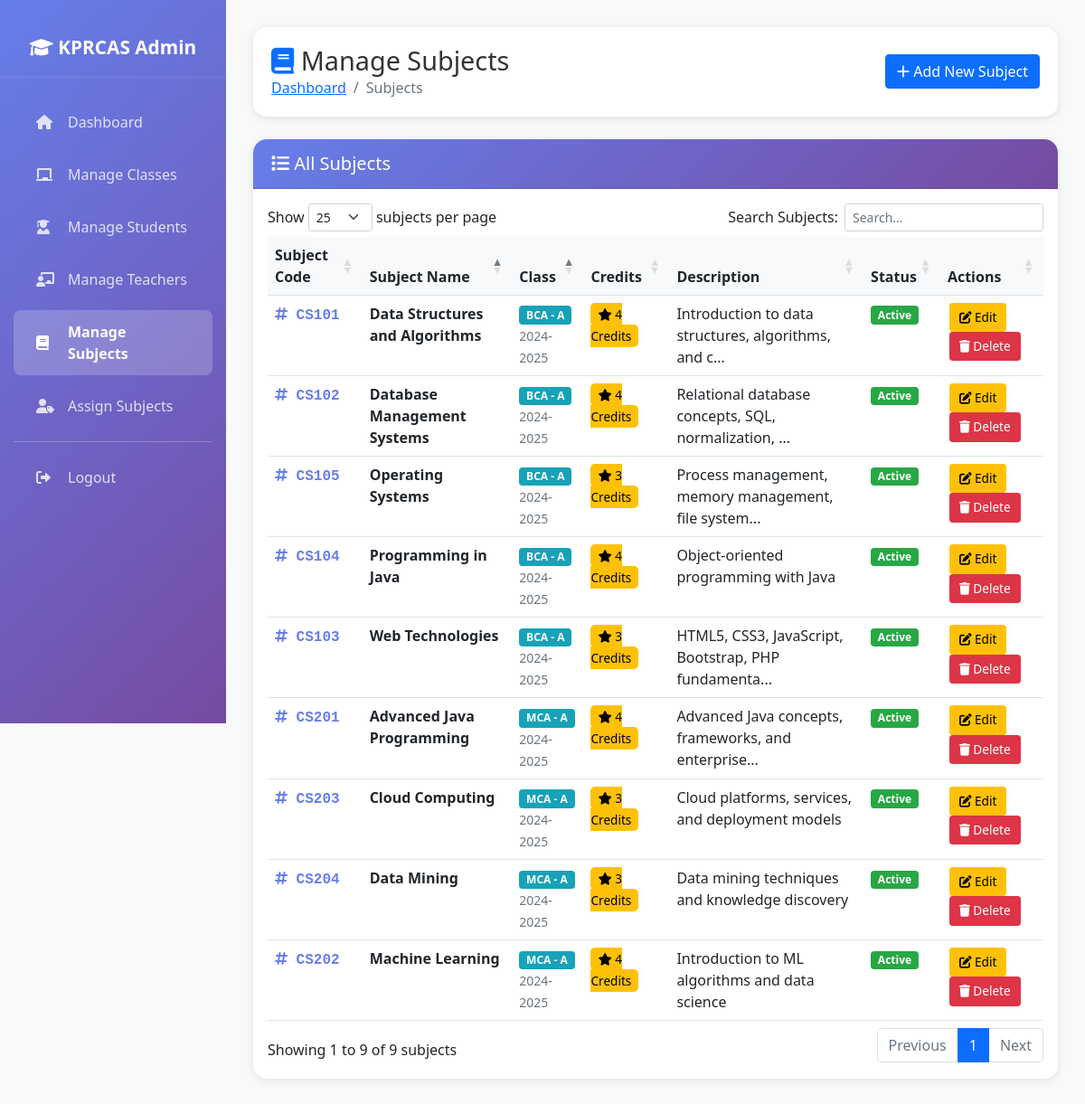
Page /admin/subjects/index.php (signed in) on the committed database.
### tables this page shows
CREATE TABLE IF NOT EXISTS subjects (
    id INT AUTO_INCREMENT PRIMARY KEY,
    subject_code VARCHAR(20) NOT NULL UNIQUE,
    subject_name VARCHAR(150) NOT NULL,
    class_id INT NOT NULL,
    description TEXT,
    credits INT DEFAULT 0,
    status ENUM('active', 'inactive') DEFAULT 'active',
    created_at TIMESTAMP DEFAULT CURRENT_TIMESTAMP,
    updated_at TIMESTAMP DEFAULT CURRENT_TIMESTAMP ON UPDATE CURRENT_TIMESTAMP,
    FOREIGN KEY (class_id) REFERENCES classes(id) ON DELETE CASCADE,
    INDEX idx_subject_code (subject_code),
    INDEX idx_class_id (class_id),
    INDEX idx_status (status)
);

CREATE TABLE IF NOT EXISTS classes (
    id INT AUTO_INCREMENT PRIMARY KEY,
    class_name VARCHAR(100) NOT NULL,
    section VARCHAR(10) NOT NULL,
    academic_year VARCHAR(20) NOT NULL,
    student_count INT DEFAULT 0,
    status ENUM('active', 'inactive') DEFAULT 'active',
    created_at TIMESTAMP DEFAULT CURRENT_TIMESTAMP,
    updated_at TIMESTAMP DEFAULT CURRENT_TIMESTAMP ON UPDATE CURRENT_TIMESTAMP,
    UNIQUE KEY unique_class (class_name, section, academic_year),
    INDEX idx_class_name (class_name),
    INDEX idx_academic_year (academic_year),
    INDEX idx_status (status)
);

### admin/subjects/index.php (the view, shortened to what this page needs)
<?php
require_once '../includes/functions.php';
$query = "SELECT s.*, c.class_name, c.section, c.academic_year
          FROM subjects s
          LEFT JOIN classes c ON s.class_id = c.id
          ORDER BY c.class_name, c.section, s.subject_name ASC";
$result = $conn->query($query);
?>
<!DOCTYPE html>
<html lang="en">
<head>
    <link href="https://cdn.jsdelivr.net/npm/bootstrap@5.1.3/dist/css/bootstrap.min.css" rel="stylesheet">
    <link href="https://cdnjs.cloudflare.com/ajax/libs/font-awesome/6.0.0/css/all.min.css" rel="stylesheet">
    <link href="../assets/css/responsive.css" rel="stylesheet">
    <link href="https://cdn.datatables.net/1.13.4/css/dataTables.bootstrap5.min.css" rel="stylesheet">
</head>
<body>
    <div class="sidebar">
        <div class="logo">
            <h4><i class="fas fa-graduation-cap"></i> KPRCAS Admin</h4>
        </div>
        <nav class="nav flex-column">
            <a class="nav-link" href="../index.php">
                <i class="fas fa-home"></i> Dashboard
            </a>
            <a class="nav-link" href="../classes/index.php">
                <i class="fas fa-chalkboard"></i> Manage Classes
            </a>
            <a class="nav-link" href="../students/index.php">
                <i class="fas fa-user-graduate"></i> Manage Students
            </a>
            <a class="nav-link" href="../teachers/index.php">
                <i class="fas fa-chalkboard-teacher"></i> Manage Teachers
            </a>
            <a class="nav-link active" href="index.php">
                <i class="fas fa-book"></i> Manage Subjects
            </a>
            <a class="nav-link" href="../assignments/index.php">
                <i class="fas fa-user-tag"></i> Assign Subjects
            </a>
            <hr style="border-color: rgba(255,255,255,0.1); margin: 10px 15px;">
            <a class="nav-link" href="../../login/logout.php">
                <i class="fas fa-sign-out-alt"></i> Logout
            </a>
        </nav>
    </div>
    <div class="main-content">
        <div class="page-header">
            <div class="d-flex justify-content-between align-items-center">
                <div>
                    <h1><i class="fas fa-book text-primary"></i> Manage Subjects</h1>
                    <nav aria-label="breadcrumb">
                        <ol class="breadcrumb mb-0">
                            <li class="breadcrumb-item"><a href="../index.php">Dashboard</a></li>
                            <li class="breadcrumb-item active">Subjects</li>
                        </ol>
                    </nav>
                </div>
                <a href="add.php" class="btn btn-primary">
                    <i class="fas fa-plus"></i> Add New Subject
                </a>
            </div>
        </div>
        <div class="card">
            <div class="card-header">
                <h5 class="mb-0"><i class="fas fa-list"></i> All Subjects</h5>
            </div>
            <div class="card-body">
                <div class="table-responsive">
                    <table id="subjectsTable" class="table table-hover">
                        <thead>
                            <tr>
                                <th>Subject Code</th>
                                <th>Subject Name</th>
                                <th>Class</th>
                                <th>Credits</th>
                                <th>Description</th>
                                <th>Status</th>
                                <th>Actions</th>
                            </tr>
                        </thead>
                        <tbody>
                            <?php while ($subject = $result->fetch_assoc()): ?>
                            <tr>
                                <td>
                                    <span class="subject-code">
                                        <i class="fas fa-hashtag"></i>
                                        <?php echo htmlspecialchars($subject['subject_code']); ?>
                                    </span>
                                </td>
                                <td>
                                    <strong><?php echo htmlspecialchars($subject['subject_name']); ?></strong>
                                </td>
                                <td>
                                    <?php if ($subject['class_id']): ?>
                                        <span class="badge badge-info">
                                            <?php echo htmlspecialchars($subject['class_name'] . ' - ' . $subject['section']); ?>
                                        </span>
                                        <br><small class="text-muted"><?php echo htmlspecialchars($subject['academic_year']); ?></small>
                                    <?php else: ?>
                                        <span class="badge bg-secondary">Not Assigned</span>
                                    <?php endif; ?>
                                </td>
                                <td>
                                    <span class="credits-badge">
                                        <i class="fas fa-star"></i> <?php echo htmlspecialchars($subject['credits']); ?> Credits
                                    </span>
                                </td>
                                <td>
                                    <?php
                                    $desc = $subject['description'] ?? '';
                                    echo $desc ? htmlspecialchars(substr($desc, 0, 50)) . (strlen($desc) > 50 ? '...' : '') : '<em class="text-muted">No description</em>';
                                    ?>
                                </td>
                                <td>
                                    <?php if ($subject['status'] == 'active'): ?>
                                        <span class="badge badge-success">Active</span>
                                    <?php else: ?>
                                        <span class="badge badge-danger">Inactive</span>
                                    <?php endif; ?>
                                </td>
                                <td>
                                    <a href="edit.php?id=<?php echo $subject['id']; ?>"
                                       class="btn btn-sm btn-warning btn-action"
                                       title="Edit">
                                        <i class="fas fa-edit"></i> Edit
                                    </a>
                                    <a href="delete.php?id=<?php echo $subject['id']; ?>"
                                       class="btn btn-sm btn-danger btn-action"
                                       title="Delete"
                                       onclick="return confirm('Are you sure you want to delete this subject? This will also remove teacher assignments.');">
                                        <i class="fas fa-trash"></i> Delete
                                    </a>
                                </td>
                            </tr>
                            <?php endwhile; ?>
                        </tbody>
                    </table>
                </div>
            </div>
        </div>
    </div>
</body>
</html>

### admin/subjects/index.php (style rules this page uses)
body { background-color: #f8f9fa; font-family: 'Segoe UI', Tahoma, Geneva, Verdana, sans-serif; }
.sidebar { min-height: 100vh; background: linear-gradient(135deg, #667eea 0%, #764ba2 100%); color: white; position: fixed; top: 0; left: 0; width: 250px; padding: 20px 0; z-index: 1000; }
.sidebar .logo { text-align: center; padding: 20px; border-bottom: 1px solid rgba(255,255,255,0.1); margin-bottom: 20px; }
.sidebar .logo h4 { margin: 0; font-size: 1.3rem; font-weight: 600; }
.sidebar .nav-link { color: rgba(255,255,255,0.8); padding: 12px 25px; margin: 5px 15px; border-radius: 8px; transition: all 0.3s ease; display: flex; align-items: center; }
.sidebar .nav-link.active { background: rgba(255,255,255,0.2); color: white; font-weight: 600; }
.sidebar .nav-link i { width: 25px; margin-right: 10px; }
.main-content { margin-left: 250px; padding: 30px; }
.page-header { background: white; padding: 20px; border-radius: 15px; box-shadow: 0 2px 10px rgba(0,0,0,0.1); margin-bottom: 25px; }
.page-header h1 { margin: 0; font-size: 1.8rem; color: #333; }
.card { border: none; border-radius: 15px; box-shadow: 0 2px 10px rgba(0,0,0,0.1); margin-bottom: 25px; }
.card-header { background: linear-gradient(135deg, #667eea 0%, #764ba2 100%); color: white; border-radius: 15px 15px 0 0 !important; padding: 15px 20px; }
.badge-success { background-color: #28a745; }
.badge-info { background-color: #17a2b8; }
.btn-action { padding: 5px 10px; margin: 0 2px; font-size: 0.85rem; }
table.dataTable thead th { background-color: #f8f9fa; font-weight: 600; }
.subject-code { font-family: 'Courier New', monospace; font-weight: bold; color: #667eea; }
.credits-badge { background: #ffc107; color: #000; padding: 3px 8px; border-radius: 5px; font-size: 0.85rem; }

### rows in the picture
subjects: subject_code "CS101", subject_name "Data Structures and Algorithms", class.section "BCA - A", class.academic_year "2024-2025", credits "4", description "Introduction to data structures, algorithms, and c", status "Active"
subjects: subject_code "CS102", subject_name "Database Management Systems", class.section "BCA - A", class.academic_year "2024-2025", credits "4", description "Relational database concepts, SQL, normalization,", status "Active"
subjects: subject_code "CS105", subject_name "Operating Systems", class.section "BCA - A", class.academic_year "2024-2025", credits "3", description "Process management, memory management, file system", status "Active"
subjects: subject_code "CS104", subject_name "Programming in Java", class.section "BCA - A", class.academic_year "2024-2025", credits "4", description "Object-oriented programming with Java", status "Active"
subjects: subject_code "CS103", subject_name "Web Technologies", class.section "BCA - A", class.academic_year "2024-2025", credits "3", description "HTML5, CSS3, JavaScript, Bootstrap, PHP fundamenta", status "Active"
subjects: subject_code "CS201", subject_name "Advanced Java Programming", class.section "MCA - A", class.academic_year "2024-2025", credits "4", description "Advanced Java concepts, frameworks, and enterprise", status "Active"
subjects: subject_code "CS203", subject_name "Cloud Computing", class.section "MCA - A", class.academic_year "2024-2025", credits "3", description "Cloud platforms, services, and deployment models", status "Active"
subjects: subject_code "CS204", subject_name "Data Mining", class.section "MCA - A", class.academic_year "2024-2025", credits "3", description "Data mining techniques and knowledge discovery", status "Active"
subjects: subject_code "CS202", subject_name "Machine Learning", class.section "MCA - A", class.academic_year "2024-2025", credits "4", description "Introduction to ML algorithms and data science", status "Active"
